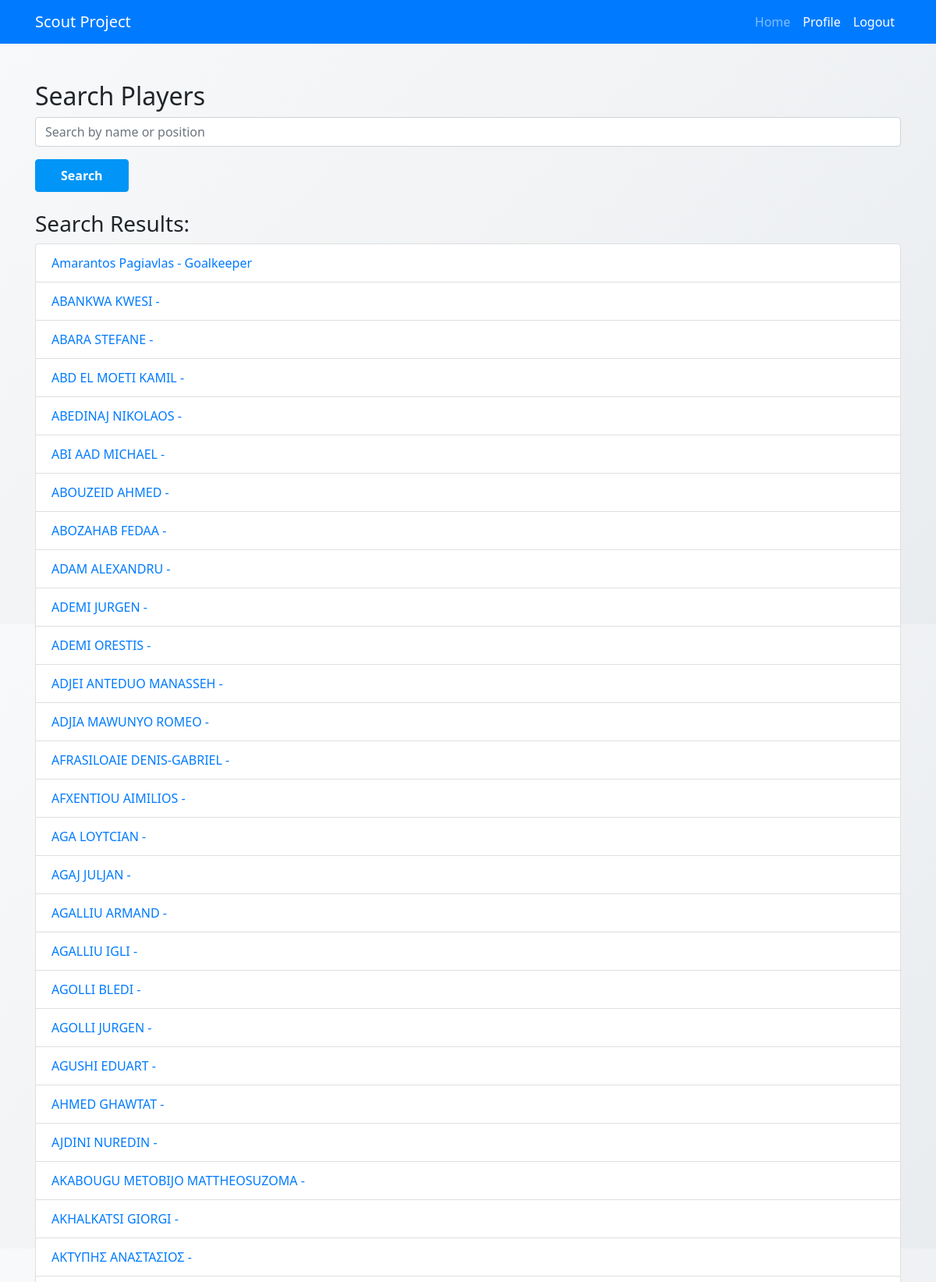
/scout_app/search/ (signed in, upper part), run on the app's committed database.
### scout_app/models.py (models this page shows, shortened)
class PlayerProfile(models.Model):
    user = models.OneToOneField(CustomUser, on_delete=models.SET_NULL, null=True, blank=True)
    first_name = models.CharField(max_length=50)
    last_name = models.CharField(max_length=50)
    position = models.CharField(max_length=20, choices=[('Goalkeeper', 'Goalkeeper'), ('Defender', 'Defender'),
                                                         ('Midfielder', 'Midfielder'), ('Forward', 'Forward')])
    team = models.ForeignKey('TeamProfile', on_delete=models.SET_NULL, null=True, blank=True, related_name='players')
    joined_team_date = models.DateField(null=True, blank=True)
    age = models.IntegerField(null=True, blank=True)
    height = models.IntegerField(null=True, blank=True)
    weight = models.IntegerField(null=True, blank=True)
    agility = models.IntegerField(null=True, blank=True)
    power = models.IntegerField(null=True, blank=True)
    speed = models.IntegerField(null=True, blank=True)
    strategy = models.IntegerField(null=True, blank=True)
    bio = models.TextField(null=True, blank=True)
    video_links = models.TextField(blank=True, null=True)
    looking_for_team = models.BooleanField(default=True)
    matches_played = models.IntegerField(default=0)
    goals_scored = models.IntegerField(default=0)
    assists = models.IntegerField(default=0)
    tackles = models.IntegerField(default=0)

### scout_app/views.py (the view, shortened to what this page needs)
# urls.py: path('search/', views.search, name='search'),
@login_required
def search(request):
    query = request.GET.get('query', '')
    players = PlayerProfile.objects.filter(
        Q(first_name__icontains=query) | Q(last_name__icontains=query) | Q(position__icontains=query)
    )
    context = {
        'query': query,
        'players': players
    }
    return render(request, 'search.html', context)

### scout_app/templates/search.html (shortened to what this page needs)
<!DOCTYPE html>
<html>
<head>
    {% load static %}
    <link rel="stylesheet" href="https://stackpath.bootstrapcdn.com/bootstrap/4.5.2/css/bootstrap.min.css">
    <link rel="stylesheet" type="text/css" href="{% static 'styles.css' %}">
</head>
<body>
    {% include 'navbar.html' %}
    <div class="container mt-5">
        <h2>Search Players</h2>
        <form method="GET" action="{% url 'scout_app:search' %}">
            <div class="form-group">
                <input type="text" name="query" class="form-control" placeholder="Search by name or position" value="{{ query }}">
            </div>
            <button type="submit" class="btn btn-primary">Search</button>
        </form>
        <div class="mt-4">
            {% if players %}
                <h3>Search Results:</h3>
                <ul class="list-group">
                    {% for player in players %}
                        <li class="list-group-item">
                            <a href="{% url 'scout_app:player_dashboard' player.id %}">
                                {{ player.first_name }} {{ player.last_name }} - {{ player.position }}
                            </a>
                        </li>
                    {% endfor %}
                </ul>
            {% elif query %}
                <p>No players found for "{{ query }}".</p>
            {% endif %}
        </div>
    </div>
</body>
</html>

### scout_app/static/styles.css (style rules this page uses)
:root { --primary-color: #2c3e50; --secondary-color: #3498db; }
body { font-family: 'Segoe UI', Tahoma, Geneva, Verdana, sans-serif; background: linear-gradient(135deg, #f8f9fa 0%, #e9ecef 100%); min-height: 100vh; }
.btn-primary { background-color: #3498db; padding: 0.75rem; transition: all 0.3s ease-in-out; }
.form-group { margin-bottom: 1rem; }
.btn-primary { background-color: #0095f6; border-color: #0095f6; padding: 0.5rem 2rem; font-weight: 600; border-radius: 4px; }

### data on the page
PlayerProfile: first_name "Amarantos", last_name "Pagiavlas", position "Goalkeeper"
PlayerProfile: first_name "ABANKWA", last_name "KWESI"
PlayerProfile: first_name "ABARA", last_name "STEFANE"
PlayerProfile: first_name "ABD", last_name "EL MOETI KAMIL"
PlayerProfile: first_name "ABEDINAJ", last_name "NIKOLAOS"
PlayerProfile: first_name "ABI", last_name "AAD MICHAEL"
PlayerProfile: first_name "ABOUZEID", last_name "AHMED"
PlayerProfile: first_name "ABOZAHAB", last_name "FEDAA"
PlayerProfile: first_name "ADAM", last_name "ALEXANDRU"
PlayerProfile: first_name "ADEMI", last_name "JURGEN"
PlayerProfile: first_name "ADEMI", last_name "ORESTIS"
PlayerProfile: first_name "ADJEI", last_name "ANTEDUO MANASSEH"
PlayerProfile: first_name "ADJIA", last_name "MAWUNYO ROMEO"
PlayerProfile: first_name "AFRASILOAIE", last_name "DENIS-GABRIEL"
PlayerProfile: first_name "AFXENTIOU", last_name "AIMILIOS"
PlayerProfile: first_name "AGA", last_name "LOYTCIAN"
PlayerProfile: first_name "AGAJ", last_name "JULJAN"
PlayerProfile: first_name "AGALLIU", last_name "ARMAND"
PlayerProfile: first_name "AGALLIU", last_name "IGLI"
PlayerProfile: first_name "AGOLLI", last_name "BLEDI"
PlayerProfile: first_name "AGOLLI", last_name "JURGEN"
PlayerProfile: first_name "AGUSHI", last_name "EDUART"
PlayerProfile: first_name "AHMED", last_name "GHAWTAT"
PlayerProfile: first_name "AJDINI", last_name "NUREDIN"
PlayerProfile: first_name "AKABOUGU", last_name "METOBIJO MATTHEOSUZOMA"
PlayerProfile: first_name "AKHALKATSI", last_name "GIORGI"
PlayerProfile: first_name "AKTYΠΗΣ", last_name "ΑΝΑΣΤΑΣΙΟΣ"
